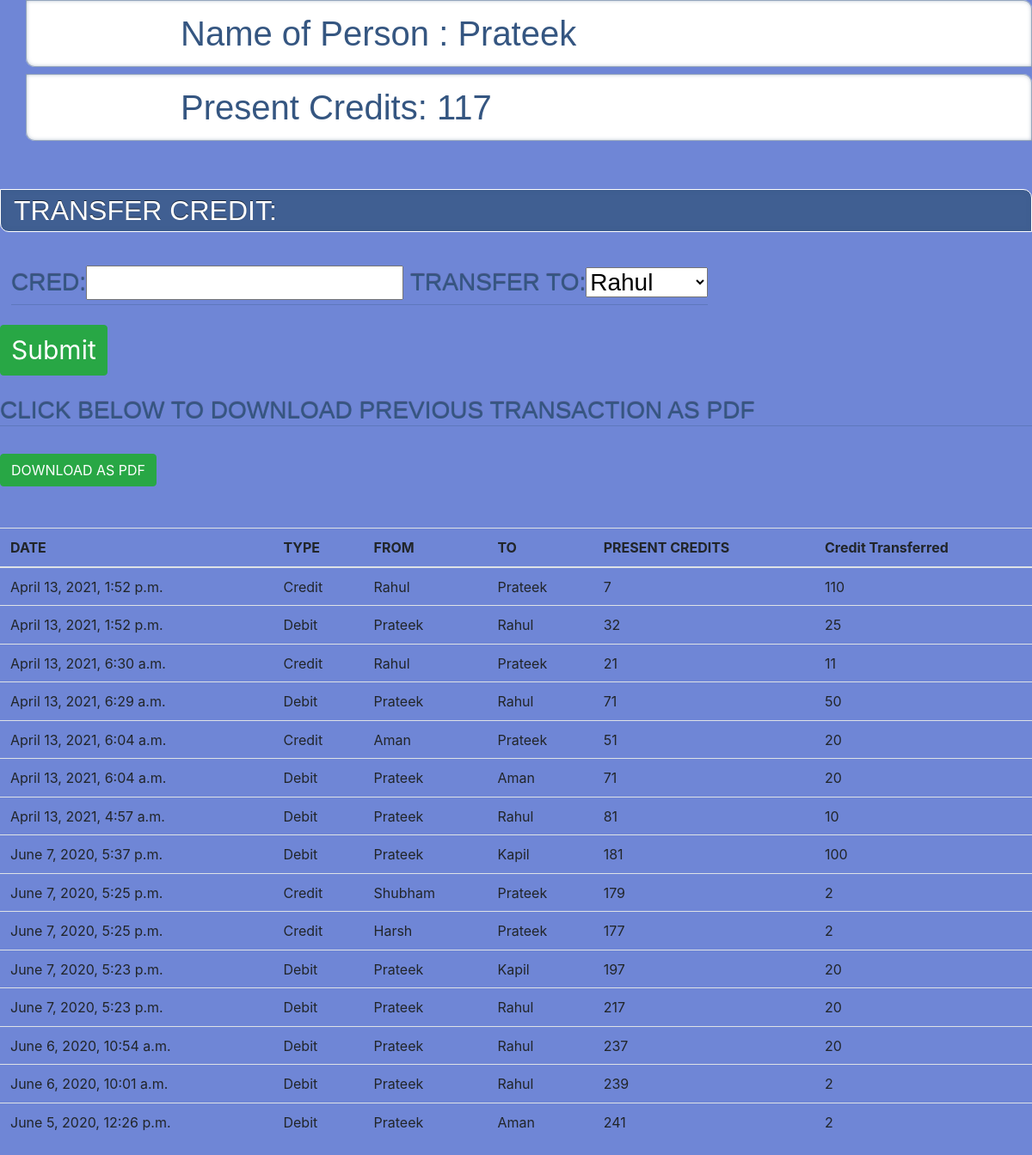
Screenshot of /home/3 with the database file from the repository.
### app/models.py (models this page shows, shortened)
class Person(models.Model):
    name=models.CharField(max_length=30)
    email=models.CharField(max_length=30)
    credit=models.IntegerField(null=False)

class Transaction_history(models.Model):
    Sender=models.IntegerField(null=True)
    Sender_Credit=models.IntegerField(null=True)
    Reciever=models.IntegerField(null=True)
    Reciever_Credit=models.IntegerField(null=True)
    Credit=models.IntegerField(null=True)
    Time=models.DateTimeField(auto_now=True)

### app/views.py (the view, shortened to what this page needs)
# urls.py: url(r'^home/(?P<id>\d+)',views.addc),
def addc(request,id):
    try:
        Person_list=Person.objects.all().values().filter(id=id)
        Person_list_details=Person.objects.all().values()
        for i in Person_list:
            names=i['name']
        form=forms.formname()
        form.getform(id)
        Transaction_history_list=Transaction_history.objects.all().values().filter(Sender=id)|Transaction_history.objects.all().values().filter(Reciever=id).order_by('-Time')
        k={}
        for i in Person_list_details:
            k[int(i['id'])]=i['name']
        def get(id):
            return k[id]
        for i in Transaction_history_list:
            i['Sender']=get(i['Sender'])
            i['Reciever']=get(i['Reciever'])
        context={"Person_list":Person_list,
        "Person_list_details":Person_list_details,
        'form':form,
        "Transactions":Transaction_history_list,
        "names":names,
        }
        for person in Person_list:
            Senders_credit=person['credit']
        return render(request,"cred.html",context)
    except Exception as e:
        print(e)

### app/forms.py
class formname(forms.Form):
    cred=forms.IntegerField(validators=[MinValueValidator(1)])
    Transfer_to=forms.ChoiceField(choices=(getAllOptions()))
    def getform(self,id):
        self.fields["Transfer_to"]=forms.ChoiceField(choices=(gett(id)))

### app/forms.py (called while the page is built)
def gett(*argv):
    try:
        det=Person.objects.all().values()
        k=0
        for i in argv:
            k=i
        options = []
        for (index,item) in enumerate(det):
            if(item['id']==int(k)):
                pass
            else:
                options.append((item['id'],item['name']))
    except Exception as e:
        print(e)
    return options

### templates/cred.html (shortened to what this page needs)
<head>
  {% load static %}
  <link rel="stylesheet" href="{% static 'app/cred.css' %}">
<link rel="stylesheet" href="{% static 'app/css/bootstrap.min.css' %}">
</head>
<body>
<div>
        <h1>   Name of Person :
        {% for Person in Person_list %}
        {{Person.name | capfirst}}
        {% endfor %}
        </h1>
        <h1>Present Credits:
        {% for Person in Person_list %}
        {{Person.credit}}
        {% endfor %}
        </h1>
</div>
<br>
<br>
<h2>TRANSFER CREDIT:</h2>
<br>
<button type="button" class="btn btn-sucess">
 <div class="input">
<form method="POST">
    <h3>{{ form }}
    </h3>
    <button type="submit" class="btn btn-success" style="margin-right:500px; font-size: 30px; ">Submit</button>
</form>
</div>
{% for Person in Person_list %}<br>
<br>
<div>
<h3>Click Below To Download Previous Transaction As Pdf</h3>
<br>
<button class="btn btn-success"><a href="h/{{Person.id}}" style="text-decoration: none; color: white;">DOWNLOAD AS PDF</a></button>
</div>
{% endfor %}
<br>
<br>
      <table class="table">
        <thead>
          <tr>
            <th>DATE</th>
            <th>TYPE</th>
            <th>FROM</th>
            <th>TO</th>
            <th>PRESENT CREDITS</th>
            <th>Credit Transferred</th>
          </tr>
        </thead>
        <tbody>
            {% for Transaction in Transactions %}
          <tr>
              <td>{{Transaction.Time}}</td>
              <td>{% if Transaction.Sender in names %}
                  Debit
                  {% else %}
                  Credit
                  {% endif %}
              </td>
              <td>{{Transaction.Sender| capfirst}}
              </td>
              <td>
                {{ Transaction.Reciever| capfirst}}
              </td>
              <td>{% if Transaction.Sender in names %}
                {{Transaction.Sender_Credit}}
                {% else %}
                {{Transaction.Reciever_Credit}}
                {% endif %}
              </td>
              <td>
                {{Transaction.Credit}}
              </td>
            <tr>
          {% endfor %}
        </tbody>
      </table>
</body>

### static/app/cred.css (style rules this page uses)
body { background-color: #6f86d6 !important; }
h1 { margin-left: 30px; font-weight: 600; font-family: 'Titillium Web', sans-serif; position: relative; font-size: 36px; line-height: 40px; padding: 15px 15px 15px 15%; color: #355681; box-shadow: inset 0 0 0 1px rgba(53,86,129, 0.4), inset 0 0 5px rgba(53,86,129, 0.5), inset -285px 0 35px white; border-radius: 0 10px 0 10px; background: #fff url(../images/bartoszkosowski.jpg) no-repeat center left; }
h2 { margin: 1em 0 0.5em 0; font-weight: normal; position: relative; text-shadow: 0 -1px rgba(0,0,0,0.6); font-size: 28px; line-height: 40px; background: #355681; background: rgba(53,86,129, 0.8); border: 1px solid #fff; padding: 5px 15px; color: white; border-radius: 0 10px 0 10px; box-shadow: inset 0 0 5px rgba(53,86,129, 0.5); font-family: 'Muli', sans-serif; }
h3 { font-weight: 600; font-family: 'Titillium Web', sans-serif; position: relative; text-shadow: 0 -1px 1px rgba(0,0,0,0.4); font-size: 22px; line-height: 40px; color: #355681; text-transform: uppercase; border-bottom: 1px solid rgba(53,86,129, 0.3); }
.input { color:white; text-decoration: solid; }

### rows the page displays
Person: name "Prateek", credit "117"
Transaction_history: Time "April 13, 2021, 1:52 p.m.", shows "Credit", Sender "Rahul", Reciever "Prateek", Reciever_Credit "7", Credit "110"
Transaction_history: Time "April 13, 2021, 1:52 p.m.", shows "Debit", Sender "Prateek", Reciever "Rahul", Sender_Credit "32", Credit "25"
Transaction_history: Time "April 13, 2021, 6:30 a.m.", shows "Credit", Sender "Rahul", Reciever "Prateek", Reciever_Credit "21", Credit "11"
Transaction_history: Time "April 13, 2021, 6:29 a.m.", shows "Debit", Sender "Prateek", Reciever "Rahul", Sender_Credit "71", Credit "50"
Transaction_history: Time "April 13, 2021, 6:04 a.m.", shows "Credit", Sender "Aman", Reciever "Prateek", Reciever_Credit "51", Credit "20"
Transaction_history: Time "April 13, 2021, 6:04 a.m.", shows "Debit", Sender "Prateek", Reciever "Aman", Sender_Credit "71", Credit "20"
Transaction_history: Time "April 13, 2021, 4:57 a.m.", shows "Debit", Sender "Prateek", Reciever "Rahul", Sender_Credit "81", Credit "10"
Transaction_history: Time "June 7, 2020, 5:37 p.m.", shows "Debit", Sender "Prateek", Reciever "Kapil", Sender_Credit "181", Credit "100"
Transaction_history: Time "June 7, 2020, 5:25 p.m.", shows "Credit", Sender "Shubham", Reciever "Prateek", Reciever_Credit "179", Credit "2"
Transaction_history: Time "June 7, 2020, 5:25 p.m.", shows "Credit", Sender "Harsh", Reciever "Prateek", Reciever_Credit "177", Credit "2"
Transaction_history: Time "June 7, 2020, 5:23 p.m.", shows "Debit", Sender "Prateek", Reciever "Kapil", Sender_Credit "197", Credit "20"
Transaction_history: Time "June 7, 2020, 5:23 p.m.", shows "Debit", Sender "Prateek", Reciever "Rahul", Sender_Credit "217", Credit "20"
Transaction_history: Time "June 6, 2020, 10:54 a.m.", shows "Debit", Sender "Prateek", Reciever "Rahul", Sender_Credit "237", Credit "20"
Transaction_history: Time "June 6, 2020, 10:01 a.m.", shows "Debit", Sender "Prateek", Reciever "Rahul", Sender_Credit "239", Credit "2"
Transaction_history: Time "June 5, 2020, 12:26 p.m.", shows "Debit", Sender "Prateek", Reciever "Aman", Sender_Credit "241", Credit "2"
